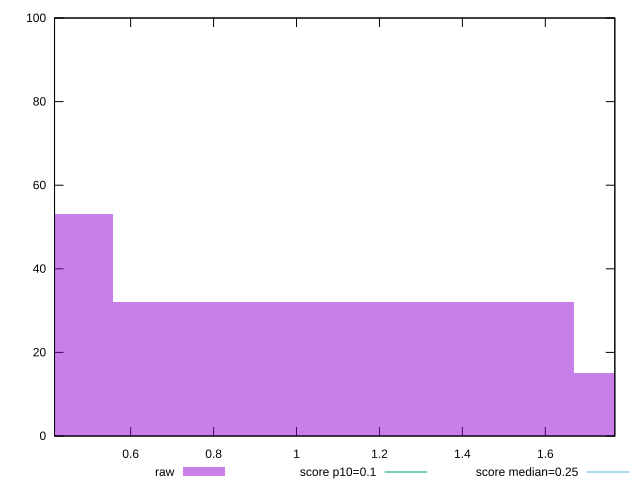

This chart was generated by the following gnuplot code:
reset

$raw <<EOF
1.1124701048410122 32
0 53
2.2249402096820243 15
EOF

set key outside below
set boxwidth 1.1124701048410122
set xrange [0.4164168294270833:1.7676270548502604]
set yrange [0:100]
set trange [0:100]
set style fill transparent solid 0.5 noborder

set parametric
set terminal svg size 640, 490 enhanced background rgb 'white'
set output "report_00018_2021-02-10T15-25-16.877Z/cumulative-layout-shift/samples/pages+cached+noadtech+nomedia/raw/histogram.svg"

plot $raw title "raw" with boxes, \
     0.1,t title "score p10=0.1", \
     0.25,t title "score median=0.25"

reset
